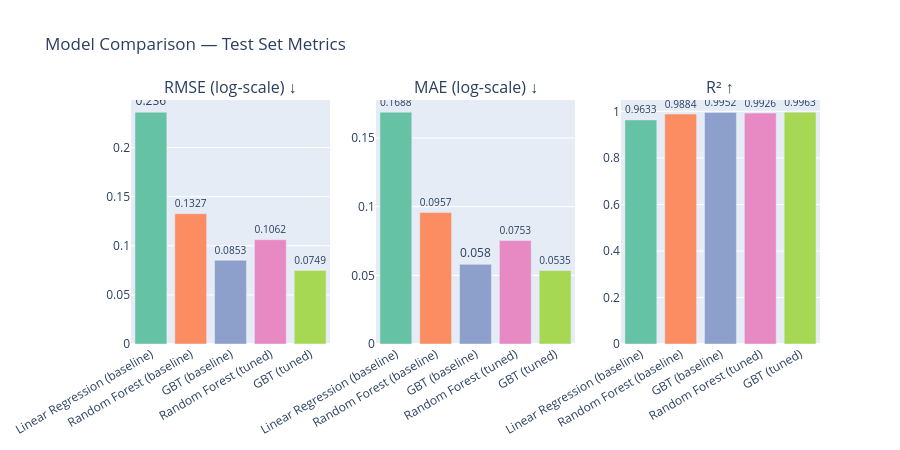

Notebook code cell kept with this figure:
### Code cell
fig = make_subplots(
    rows=1, cols=3,
    subplot_titles=["RMSE (log-scale) ↓", "MAE (log-scale) ↓", "R² ↑"]
)

colors = px.colors.qualitative.Set2[:len(results_df)]

for metric, col_idx in [("RMSE (log)", 1), ("MAE (log)", 2), ("R²", 3)]:
    fig.add_trace(
        go.Bar(
            x=results_df["Model"],
            y=results_df[metric],
            name=metric,
            marker_color=colors,
            text=results_df[metric].round(4),
            textposition="outside"
        ),
        row=1, col=col_idx
    )

fig.update_layout(
    title="Model Comparison — Test Set Metrics",
    showlegend=False,
    height=450
)
fig.update_xaxes(tickangle=-30)
fig.show()

### Figure 1 — Plotly figure (JSON) as saved in the notebook; plotly's stock layout.template omitted (floating-point values rounded to 4 significant figures)
{"data": [{"marker": {"color": ["rgb(102,194,165)", "rgb(252,141,98)", "rgb(141,160,203)", "rgb(231,138,195)", "rgb(166,216,84)"]}, "name": "RMSE (log)", "text": [0.236, 0.1327, 0.0853, 0.1062, 0.0749], "textposition": "outside", "type": "bar", "x": ["Linear Regression (baseline)", "Random Forest (baseline)", "GBT (baseline)", "Random Forest (tuned)", "GBT (tuned)"], "xaxis": "x", "y": [0.236, 0.1327, 0.0853, 0.1062, 0.0749], "yaxis": "y"}, {"marker": {"color": ["rgb(102,194,165)", "rgb(252,141,98)", "rgb(141,160,203)", "rgb(231,138,195)", "rgb(166,216,84)"]}, "name": "MAE (log)", "text": [0.1688, 0.0957, 0.058, 0.0753, 0.0535], "textposition": "outside", "type": "bar", "x": ["Linear Regression (baseline)", "Random Forest (baseline)", "GBT (baseline)", "Random Forest (tuned)", "GBT (tuned)"], "xaxis": "x2", "y": [0.1688, 0.0957, 0.058, 0.0753, 0.0535], "yaxis": "y2"}, {"marker": {"color": ["rgb(102,194,165)", "rgb(252,141,98)", "rgb(141,160,203)", "rgb(231,138,195)", "rgb(166,216,84)"]}, "name": "R²", "text": [0.9633, 0.9884, 0.9952, 0.9926, 0.9963], "textposition": "outside", "type": "bar", "x": ["Linear Regression (baseline)", "Random Forest (baseline)", "GBT (baseline)", "Random Forest (tuned)", "GBT (tuned)"], "xaxis": "x3", "y": [0.9633, 0.9884, 0.9952, 0.9926, 0.9963], "yaxis": "y3"}], "layout": {"annotations": [{"font": {"size": 16}, "showarrow": false, "text": "RMSE (log-scale) ↓", "x": 0.1444, "xanchor": "center", "xref": "paper", "y": 1, "yanchor": "bottom", "yref": "paper"}, {"font": {"size": 16}, "showarrow": false, "text": "MAE (log-scale) ↓", "x": 0.5, "xanchor": "center", "xref": "paper", "y": 1, "yanchor": "bottom", "yref": "paper"}, {"font": {"size": 16}, "showarrow": false, "text": "R² ↑", "x": 0.8556, "xanchor": "center", "xref": "paper", "y": 1, "yanchor": "bottom", "yref": "paper"}], "height": 450, "showlegend": false, "title": {"text": "Model Comparison — Test Set Metrics"}, "xaxis": {"anchor": "y", "domain": [0, 0.2889], "tickangle": -30}, "xaxis2": {"anchor": "y2", "domain": [0.3556, 0.6444], "tickangle": -30}, "xaxis3": {"anchor": "y3", "domain": [0.7111, 1], "tickangle": -30}, "yaxis": {"anchor": "x", "domain": [0, 1]}, "yaxis2": {"anchor": "x2", "domain": [0, 1]}, "yaxis3": {"anchor": "x3", "domain": [0, 1]}}}
